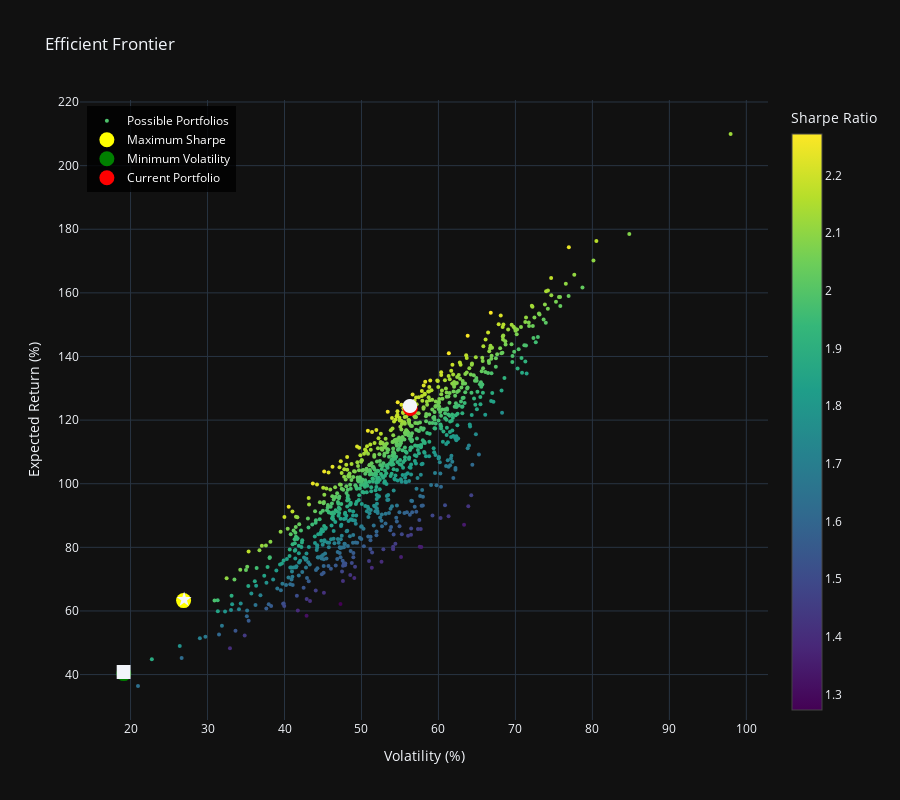

The code cell stored with this chart in its notebook:
### Code cell
# Create efficient frontier plot separately
ef_plot = visualizer.plot_efficient_frontier()
ef_plot.show()

### Figure 1 — Plotly figure (JSON) as saved in the notebook; plotly's stock layout.template omitted (floating-point values rounded to 4 significant figures; data arrays with more than 128 entries replaced by an {"elided": "..."} marker saying what was removed)
{"data": [{"hovertemplate": "Return: %{y:.2f}%<br>Volatility: %{x:.2f}%<extra></extra>", "marker": {"color": {"elided": "998 float values"}, "colorbar": {"title": {"text": "Sharpe Ratio"}}, "colorscale": [[0.0, "#440154"], [0.1111, "#482878"], [0.2222, "#3e4989"], [0.3333, "#31688e"], [0.4444, "#26828e"], [0.5556, "#1f9e89"], [0.6667, "#35b779"], [0.7778, "#6ece58"], [0.8889, "#b5de2b"], [1.0, "#fde725"]], "showscale": true, "size": 4}, "mode": "markers", "name": "Possible Portfolios", "x": {"elided": "998 float values"}, "y": {"elided": "998 float values"}, "type": "scatter"}, {"hovertemplate": "Maximum Sharpe<br>Return: %{y:.2f}%<br>Volatility: %{x:.2f}%<br>Weights:<br>BYBIT:BTCUSDT: 31.0%<br>BYBIT:ETHUSDT: 0.1%<br>BINANCE:SOLUSDT: 3.7%<br>BINANCE:SUIUSDT: 10.4%<br>PYTH:SDAIUSD: 54.9%<extra></extra>", "marker": {"color": "yellow", "size": 15, "symbol": "circle"}, "mode": "markers+text", "name": "Maximum Sharpe", "text": "★", "textfont": {"size": 20}, "x": [26.89], "y": [63.25], "type": "scatter"}, {"hovertemplate": "Minimum Volatility<br>Return: %{y:.2f}%<br>Volatility: %{x:.2f}%<br>Weights:<br>BYBIT:BTCUSDT: 8.5%<br>BYBIT:ETHUSDT: 3.7%<br>BINANCE:SOLUSDT: 12.8%<br>BINANCE:SUIUSDT: 4.2%<br>PYTH:SDAIUSD: 70.8%<extra></extra>", "marker": {"color": "green", "size": 15, "symbol": "circle"}, "mode": "markers+text", "name": "Minimum Volatility", "text": "■", "textfont": {"size": 20}, "x": [19.12], "y": [40.3], "type": "scatter"}, {"hovertemplate": "Current Portfolio<br>Return: %{y:.2f}%<br>Volatility: %{x:.2f}%<br>Weights:<br>BYBIT:BTCUSDT: 17.3%<br>BYBIT:ETHUSDT: 10.5%<br>BINANCE:SOLUSDT: 7.2%<br>BINANCE:SUIUSDT: 36.0%<br>PYTH:SDAIUSD: 13.4%<extra></extra>", "marker": {"color": "red", "size": 15, "symbol": "circle"}, "mode": "markers+text", "name": "Current Portfolio", "text": "●", "textfont": {"size": 20}, "x": [56.34], "y": [123.7], "type": "scatter"}], "layout": {"title": {"text": "Efficient Frontier"}, "legend": {"font": {"color": "white"}, "yanchor": "top", "y": 0.99, "xanchor": "left", "x": 0.01, "bgcolor": "rgba(0,0,0,0.8)"}, "height": 800, "xaxis": {"title": {"text": "Volatility (%)"}}, "yaxis": {"title": {"text": "Expected Return (%)"}}, "showlegend": true}}
